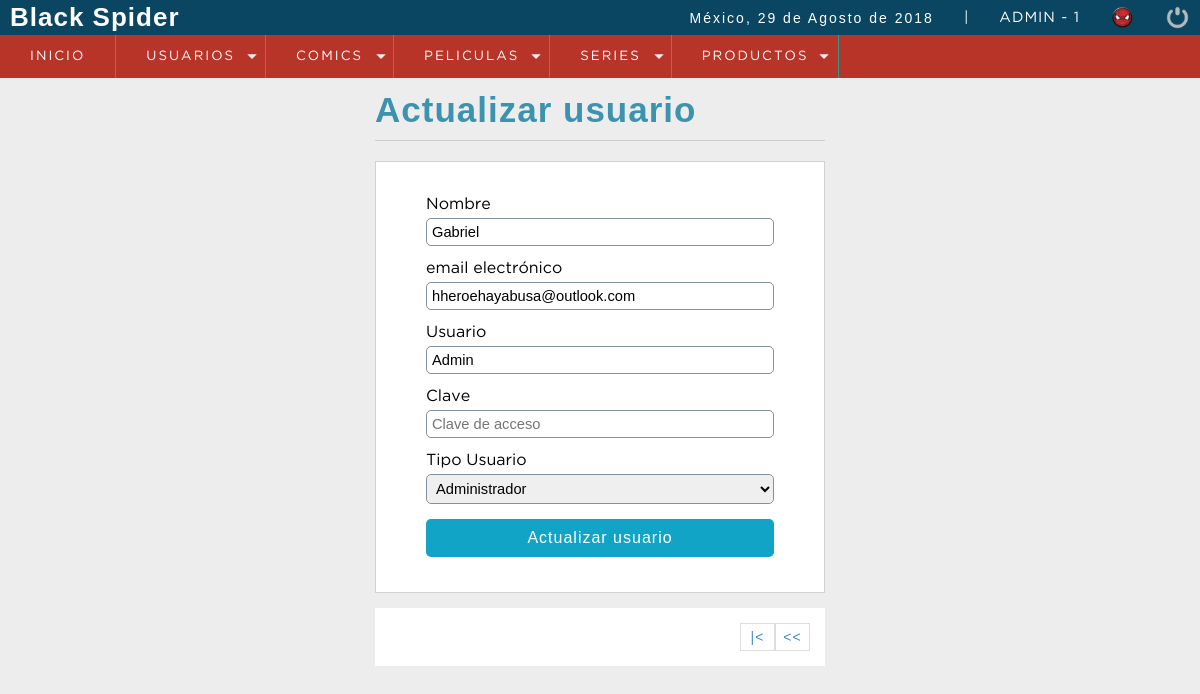
Page /BDSpidey/sistema/editar_usuario.php?id=1 (signed in) on the committed database.
### tables this page shows
CREATE TABLE `usuario` (
  `idusuario` int(11) NOT NULL,
  `nombre` varchar(100) NOT NULL,
  `email` varchar(100) NOT NULL,
  `clave` varchar(100) NOT NULL,
  `usuario` varchar(100) NOT NULL,
  `rol` int(11) NOT NULL
);

CREATE TABLE `rol` (
  `idrol` int(11) NOT NULL,
  `rol` varchar(100) NOT NULL
);

### BDSpidey/sistema/editar_usuario.php (the view, shortened to what this page needs)
<?php
	include "../conexion.php";
	$iduser = $_GET['id'];
	$sql= mysqli_query($conection,"SELECT u.idusuario, u.nombre,u.email,u.usuario, (u.rol) as idrol, (r.rol) as rol
									FROM usuario u
									INNER JOIN rol r
									on u.rol = r.idrol
									WHERE idusuario= $iduser ");
	$result_sql = mysqli_num_rows($sql);
	if($result_sql == 0){
		header('Location: lista_usuarios.php');
	}else{
		$option = '';
		while ($data = mysqli_fetch_array($sql)) {
			$nombre  = $data['nombre'];
			$email  = $data['email'];
			$usuario = $data['usuario'];
			$idrol   = $data['idrol'];
			$rol     = $data['rol'];
			if($idrol == 1){
				$option = '<option value="'.$idrol.'" select>'.$rol.'</option>';
			}else if($idrol == 2){
				$option = '<option value="'.$idrol.'" select>'.$rol.'</option>';
			}else if($idrol == 3){
				$option = '<option value="'.$idrol.'" select>'.$rol.'</option>';
			}
		}
	}
 ?>
<!DOCTYPE html>
<html lang="en">
<head>
	<?php include "includes/scripts.php"; ?>
</head>
<body>
	<?php include "includes/header.php"; ?>
	<section id="container">
		<div class="form_register">
			<h1>Actualizar usuario</h1>
			<hr>
			<form action="" method="post">
				<label for="nombre">Nombre</label>
				<input type="text" name="nombre" id="nombre" placeholder="Nombre completo" value="<?php echo $nombre; ?>">
				<label for="email">email electrónico</label>
				<input type="email" name="email" id="email" placeholder="email electrónico" value="<?php echo $email; ?>">
				<label for="usuario">Usuario</label>
				<input type="text" name="usuario" id="usuario" placeholder="Usuario" value="<?php echo $usuario; ?>">
				<label for="clave">Clave</label>
				<input type="password" name="clave" id="clave" placeholder="Clave de acceso">
				<label for="rol">Tipo Usuario</label>
				<select name="rol" id="rol" class="notItemOne">
					<?php
						echo $option;
					?>
				</select>
				<input type="submit" value="Actualizar usuario" class="btn_save">
			</form>
			<div class="paginador">
			<ul>
			<?php
				if($pagina != 1)
				{
			 ?>
				<li><a href="?pagina=<?php echo 1; ?>">|<</a></li>
				<li><a href="?pagina=<?php echo $pagina-1; ?>"><<</a></li>
			<?php
				}
			 ?>
			</ul>
		</div>
		</div>
	</section>
</body>
</html>

### BDSpidey/sistema/css/styl.css (style rules this page uses)
* { margin: 0; padding: 0; box-sizing: border-box; }
body { background: #ededed; }
h1, h2, h3, h4, h5, h6 { font-family: 'arial'; font-weight: bold; letter-spacing: 1px; }
h1 { font-size: 26px; }
a { text-decoration: none; font-family: arial; letter-spacing: 1px; }
#container { padding: 90px 15px 15px; }
.form_register { width: 450px; margin: auto; }
.form_register h1 { color: #3c93b0; }
hr { border: 0; background: #CCC; height: 1px; margin: 10px 0; display: block; }
form { background: #FFF; margin: auto; padding: 20px 50px; border: 1px solid #d1d1d1; }
label { display: block; font-size: 12pt; font-family: 'GothamBook'; margin: 15px auto 5px auto; }
input,select { display: block; width: 100%; font-size: 11pt; padding: 5px; border: 1px solid #85929e; border-radius: 5px; }
.notItemOne option:first-child { display: none; }
.btn_save { font-size: 12pt; background: #12a4c6; padding: 10px; color: #FFF; letter-spacing: 1px; border: 0; cursor: pointer; margin: 15px auto; }
#container h1 { font-size: 35px; display: inline-block; }
.paginador ul { padding: 15px; list-style: none; background: #FFF; margin-top: 15px; display: -webkit-flex; display: -moz-flex; display: -ms-flex; display: -o-flex; display: flex; justify-content: flex-end; }
.paginador a, .pageSelected { color: #428bca; border: 1px solid #ddd; padding: 5px; display: inline-block; font-size: 14px; text-align: center; width: 35px; }

### rows in the picture
usuario: nombre "Gabriel", email "hheroehayabusa@outlook.com", usuario "Admin", rol "Administrador"

### other values in the picture
fechaC() "29 de Agosto de 2018"
$_SESSION['usuario'] "ADMIN"
$_SESSION['rol'] "1"
